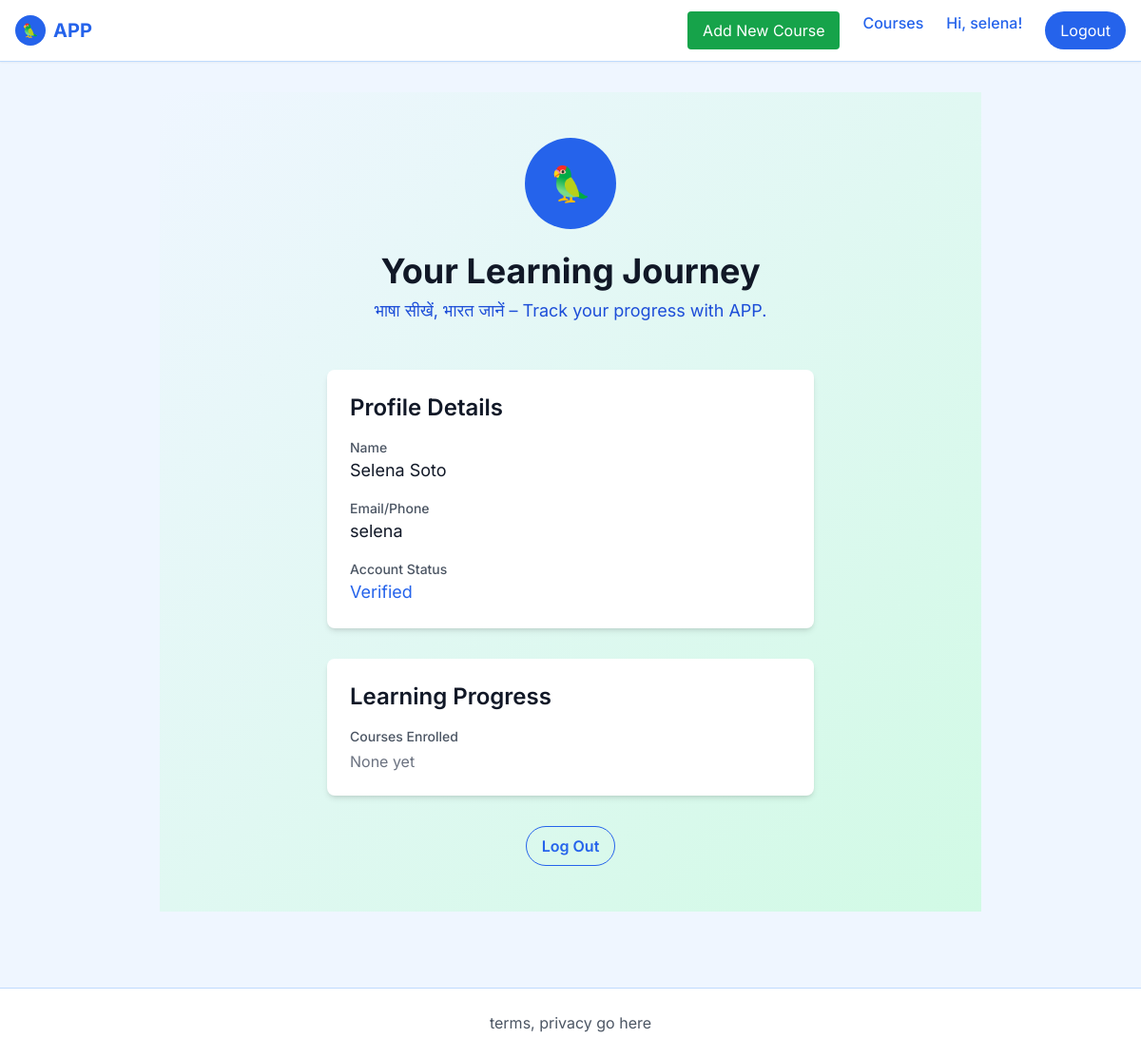
The app's page /profile (signed in), older data.
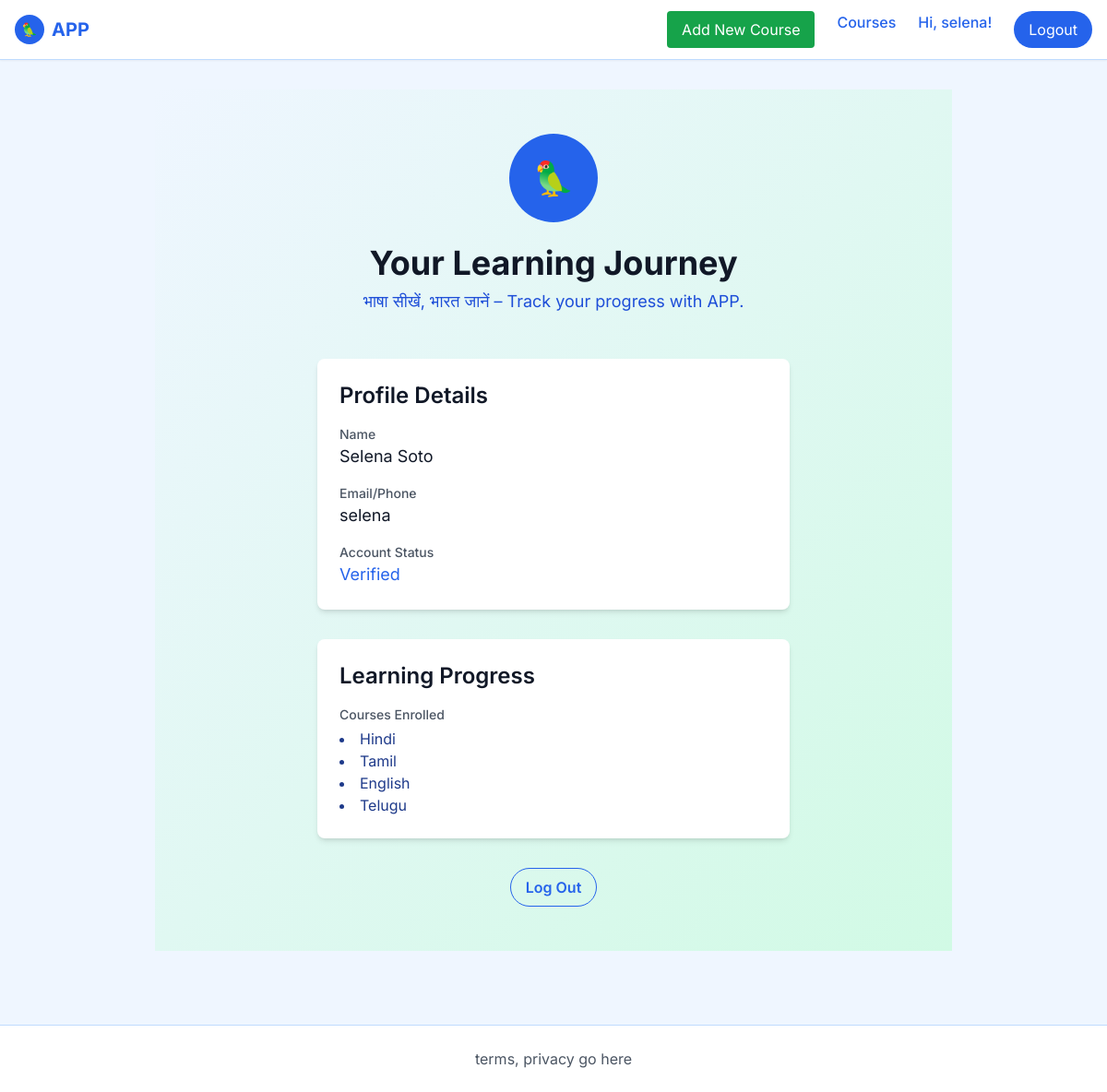
The same page, newer data.
### app/models.py (models this page shows, shortened)
class User(AbstractUser):
    pass

class LanguageRegistration(models.Model):
    user = models.ForeignKey(User, on_delete=models.CASCADE)
    learning_language = models.CharField(max_length=100)
    known_language = models.CharField(max_length=100)
    date_registered = models.DateTimeField(auto_now_add=True)
    class Meta:
        unique_together = ('user', 'learning_language')  # prevents duplicate registration

### app/views.py (the view)
# urls.py: path("profile", views.profile, name="profile"),
@login_required
def profile(request):
    registrations = LanguageRegistration.objects.filter(user=request.user)
    return render(request, "app/profile.html", {
        "registrations": registrations
    })

### app/templates/app/profile.html (shortened to what this page needs)
{% extends "app/layout.html" %}
{% block content %}
<div class="py-12 px-4 bg-gradient-to-br from-blue-50 to-emerald-100">
    <div class="max-w-4xl mx-auto">
        <div class="text-center mb-12">
            <div class="w-24 h-24 bg-blue-600 rounded-full flex items-center justify-center mx-auto mb-6">
                <span class="text-4xl">🦜</span>
            </div>
            <h1 class="text-3xl md:text-4xl font-bold text-gray-900 mb-2">Your Learning Journey</h1>
            <p class="text-lg text-blue-700">भाषा सीखें, भारत जानें – Track your progress with APP.</p>
        </div>
        <div class="bg-white rounded-lg shadow-md p-6 max-w-lg mx-auto">
            <h2 class="text-2xl font-semibold text-gray-900 mb-4">Profile Details</h2>
            <div class="space-y-4">
                <div>
                    <span class="block text-sm font-medium text-gray-600">Name</span>
                    <p class="text-lg text-gray-900">{{ user.get_full_name|default:"Not set" }}</p>
                </div>
                <div>
                    <span class="block text-sm font-medium text-gray-600">Email/Phone</span>
                    <p class="text-lg text-gray-900">{{ user.username }}</p>
                </div>
                <div>
                    <span class="block text-sm font-medium text-gray-600">Account Status</span>
                    <p class="text-lg text-gray-900">
                        {% if user.is_active %}
                        <span class="text-blue-600">Verified</span>
                        {% else %}
                        <span class="text-red-600">Unverified (Check your email)</span>
                        {% endif %}
                    </p>
                </div>
            </div>
        </div>
        <div class="mt-8 bg-white rounded-lg shadow-md p-6 max-w-lg mx-auto">
            <h2 class="text-2xl font-semibold text-gray-900 mb-4">Learning Progress</h2>
            <div class="space-y-4">
                <div>
                    <span class="block text-sm font-medium text-gray-600">Courses Enrolled</span>
                    {% if registrations %}
                    <ul class="list-disc list-inside text-blue-900 mt-1">
                        {% for reg in registrations %}
                        <li class="hover:text-indigo-600">
                            <a href="{% url 'unit_list' reg.learning_language %}">
                                {{ reg.learning_language|title }}
                            </a>
                        </li>
                        {% endfor %}
                    </ul>
                    {% else %}
                    <p class="text-gray-500 mt-1">None yet</p>
                    {% endif %}
                </div>
            </div>
        </div>
        <div class="text-center mt-8">
            <a href="{% url 'logout' %}"
                class="inline-block border border-blue-600 text-blue-600 px-4 py-2 rounded-full font-semibold hover:bg-blue-50 transition">Log
                Out</a>
        </div>
    </div>
</div>
{% endblock %}

### app/templates/app/layout.html (shortened to what this page needs)
{% load static %}
<!DOCTYPE html>
<html lang="en" dir="ltr">
<head>
    <script src="https://cdn.tailwindcss.com"></script>
    {% load static %}
</head>
<body class="bg-blue-50 text-gray-900">
    <header class="bg-white shadow-sm border-b border-blue-200">
        <div class="max-w-7xl mx-auto px-4 py-3 flex justify-between items-center">
            <a href="{% url 'index' %}" class="flex items-center space-x-2">
                <div class="w-8 h-8 bg-blue-600 rounded-full flex items-center justify-center">
                    <span class="text-white font-bold text-sm">🦜</span>
                </div>
                <span class="text-xl font-bold text-blue-600">APP</span>
            </a>
            <nav class="hidden md:flex space-x-6">
                {% if user.is_authenticated %}
                <a href="{% url 'course_list' %}"
                    class="bg-green-600 text-white px-4 py-2 rounded hover:bg-green-700">Add New Course</a>
                <a href="{% url 'my_courses' %}" class="text-blue-600 font-medium">Courses</a>
                <a href="{% url 'profile' %}" class="text-blue-600 font-medium">Hi, {{ user.username }}!</a>
                <a href="{% url 'logout' %}"
                    class="bg-blue-600 text-white px-4 py-2 rounded-full hover:bg-blue-700">Logout</a>
                {% else %}
                <a href="{% url 'signin' %}"
                    class="bg-blue-600 text-white px-4 py-2 rounded-full hover:bg-blue-700">Sign In</a>
                <a href="{% url 'signup' %}"
                    class="bg-blue-600 text-white px-4 py-2 rounded-full hover:bg-blue-700">Sign Up</a>
                {% endif %}
            </nav>
        </div>
    </header>
    <main class="max-w-4xl mx-auto px-4 py-8">
        {% block content %}{% endblock %}
    </main>
    <footer class="bg-white border-t border-blue-200 mt-12">
        <div class="max-w-7xl mx-auto px-4 py-6 text-center text-gray-600">
            terms, privacy go here
        </div>
    </footer>
</body>
</html>

### app/templates/app/layout.html (style rules this page uses)
body { font-family: 'Inter', sans-serif; }

Row changes from the older to the newer data that the page shows:
added LanguageRegistration: learning_language "Hindi"
added LanguageRegistration: learning_language "Tamil"
added LanguageRegistration: learning_language "English"
added LanguageRegistration: learning_language "Telugu"
Text that changed along with them:
text no longer shown: "None yet"
